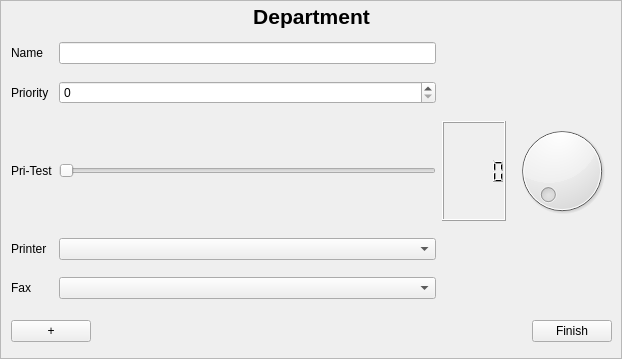
<?xml version="1.0" encoding="UTF-8"?>
<ui version="4.0">
 <class>DepartmentInputArea</class>
 <widget class="QScrollArea" name="DepartmentInputArea">
  <property name="geometry">
   <rect>
    <x>0</x>
    <y>0</y>
    <width>622</width>
    <height>359</height>
   </rect>
  </property>
  <property name="windowTitle">
   <string>ScrollArea</string>
  </property>
  <property name="widgetResizable">
   <bool>true</bool>
  </property>
  <widget class="QWidget" name="scrollAreaWidgetContents">
   <property name="geometry">
    <rect>
     <x>0</x>
     <y>0</y>
     <width>620</width>
     <height>357</height>
    </rect>
   </property>
   <widget class="QWidget" name="verticalLayoutWidget">
    <property name="geometry">
     <rect>
      <x>10</x>
      <y>0</y>
      <width>601</width>
      <height>31</height>
     </rect>
    </property>
    <layout class="QVBoxLayout" name="verticalLayout">
     <item>
      <widget class="QLabel" name="label_Header">
       <property name="font">
        <font>
         <pointsize>16</pointsize>
         <weight>75</weight>
         <bold>true</bold>
        </font>
       </property>
       <property name="text">
        <string>Department</string>
       </property>
       <property name="alignment">
        <set>Qt::AlignCenter</set>
       </property>
      </widget>
     </item>
    </layout>
   </widget>
   <widget class="QWidget" name="verticalLayoutWidget_2">
    <property name="geometry">
     <rect>
      <x>10</x>
      <y>310</y>
      <width>601</width>
      <height>41</height>
     </rect>
    </property>
    <layout class="QHBoxLayout" name="horizontalLayout">
     <item>
      <widget class="QPushButton" name="pushButton_Add">
       <property name="text">
        <string>+</string>
       </property>
      </widget>
     </item>
     <item>
      <spacer name="horizontalSpacer">
       <property name="orientation">
        <enum>Qt::Horizontal</enum>
       </property>
       <property name="sizeHint" stdset="0">
        <size>
         <width>40</width>
         <height>20</height>
        </size>
       </property>
      </spacer>
     </item>
     <item>
      <widget class="QPushButton" name="pushButton_Finish">
       <property name="text">
        <string>Finish</string>
       </property>
      </widget>
     </item>
    </layout>
   </widget>
   <widget class="QWidget" name="gridLayoutWidget">
    <property name="geometry">
     <rect>
      <x>10</x>
      <y>30</y>
      <width>601</width>
      <height>281</height>
     </rect>
    </property>
    <layout class="QGridLayout" name="gridLayout">
     <item row="4" column="0">
      <widget class="QLabel" name="label_Printer">
       <property name="text">
        <string>Printer</string>
       </property>
       <property name="buddy">
        <cstring>comboBox_Printer</cstring>
       </property>
      </widget>
     </item>
     <item row="3" column="0">
      <widget class="QLabel" name="label_Pri_Test">
       <property name="text">
        <string>Pri-Test</string>
       </property>
       <property name="buddy">
        <cstring>horizontalSlider_Priority</cstring>
       </property>
      </widget>
     </item>
     <item row="3" column="4">
      <widget class="QLCDNumber" name="lcdNumber_Priority"/>
     </item>
     <item row="2" column="0">
      <widget class="QLabel" name="label_Priority">
       <property name="text">
        <string>Priority</string>
       </property>
       <property name="buddy">
        <cstring>spinBox_Priority</cstring>
       </property>
      </widget>
     </item>
     <item row="1" column="3">
      <widget class="QLineEdit" name="lineEdit_Name"/>
     </item>
     <item row="3" column="5">
      <widget class="QDial" name="dial_Priority"/>
     </item>
     <item row="4" column="3">
      <widget class="QComboBox" name="comboBox_Printer"/>
     </item>
     <item row="2" column="3">
      <widget class="QSpinBox" name="spinBox_Priority"/>
     </item>
     <item row="1" column="0">
      <widget class="QLabel" name="label_Name">
       <property name="text">
        <string>Name</string>
       </property>
       <property name="buddy">
        <cstring>lineEdit_Name</cstring>
       </property>
      </widget>
     </item>
     <item row="3" column="3">
      <widget class="QSlider" name="horizontalSlider_Priority">
       <property name="orientation">
        <enum>Qt::Horizontal</enum>
       </property>
      </widget>
     </item>
     <item row="5" column="0">
      <widget class="QLabel" name="label_Fax">
       <property name="text">
        <string>Fax</string>
       </property>
       <property name="buddy">
        <cstring>comboBox_Fax</cstring>
       </property>
      </widget>
     </item>
     <item row="5" column="3">
      <widget class="QComboBox" name="comboBox_Fax"/>
     </item>
    </layout>
   </widget>
  </widget>
 </widget>
 <tabstops>
  <tabstop>lineEdit_Name</tabstop>
  <tabstop>spinBox_Priority</tabstop>
  <tabstop>horizontalSlider_Priority</tabstop>
  <tabstop>dial_Priority</tabstop>
  <tabstop>comboBox_Printer</tabstop>
  <tabstop>comboBox_Fax</tabstop>
  <tabstop>pushButton_Add</tabstop>
  <tabstop>pushButton_Finish</tabstop>
 </tabstops>
 <resources/>
 <connections/>
</ui>
